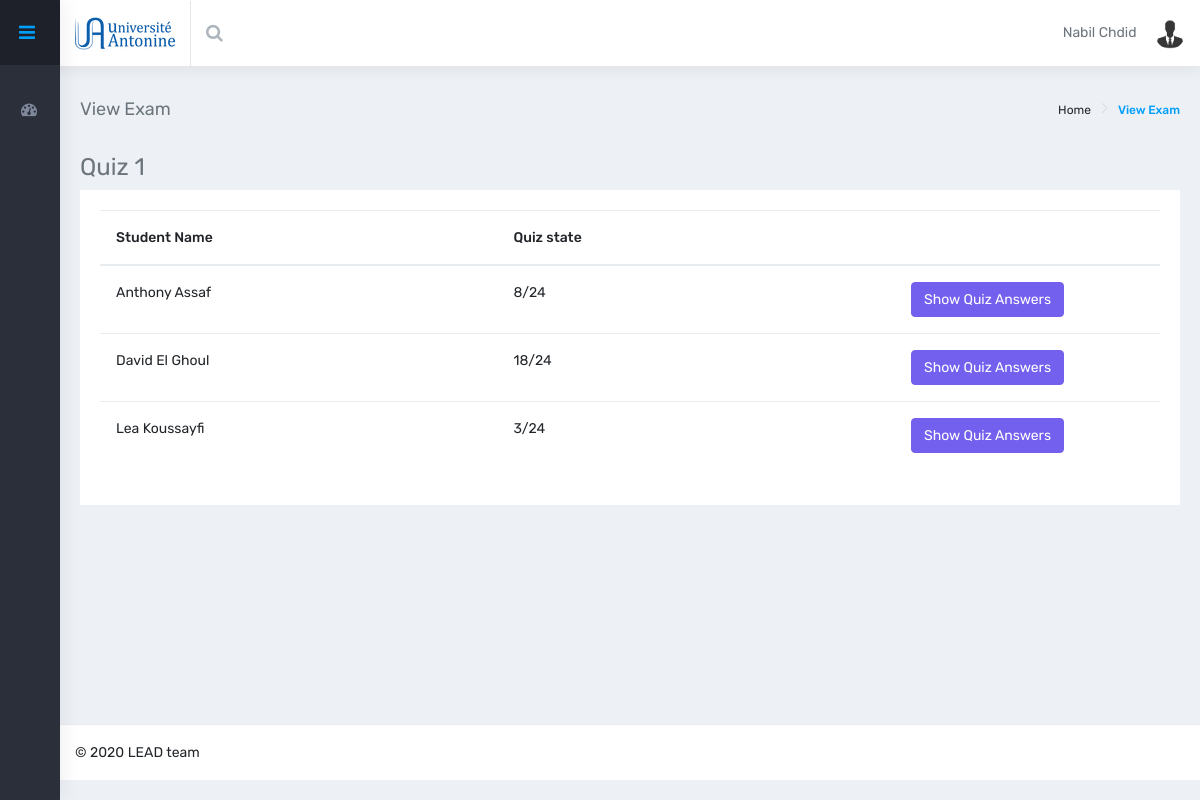
/PL/views/teacherListQuizEntries-page.php?quizId=2 (signed in), run on the app's committed database.
### tables this page shows
CREATE TABLE `exam` (
  `id` int(11) NOT NULL,
  `idClass` int(11) NOT NULL,
  `quizTitle` varchar(45) NOT NULL,
  `totalGrade` int(11) NOT NULL,
  `startDate` datetime NOT NULL,
  `endDate` datetime NOT NULL
);

CREATE TABLE `studentenrolledexam` (
  `id` int(11) NOT NULL,
  `idStudentEnrolled` int(11) NOT NULL,
  `idClassEnrolled` int(11) NOT NULL,
  `idExam` int(11) NOT NULL,
  `isCorrected` int(11) NOT NULL,
  `grade` int(11) DEFAULT NULL
);

CREATE TABLE `user` (
  `id` int(11) NOT NULL,
  `idRole` int(11) DEFAULT NULL,
  `idFaculty` int(11) DEFAULT NULL,
  `idStudentStatus` int(11) DEFAULT NULL,
  `idTeacherAcademicRank` int(11) DEFAULT NULL,
  `email` varchar(100) NOT NULL,
  `password` varchar(100) NOT NULL,
  `firstname` varchar(100) NOT NULL,
  `lastname` varchar(100) NOT NULL,
  `profileImageURL` varchar(100) NOT NULL DEFAULT 'default.jpg',
  `salt` varchar(6) NOT NULL,
  `isDeleted` tinyint(1) NOT NULL DEFAULT 0,
  `userID` int(11) NOT NULL
);

### DAL/quizRepository.php (called while the page is built, shortened)
<?php
$con = openCon();
function selectExam($examId){
    GLOBAL $con;
    $query = "SELECT * FROM `exam` WHERE `id`='$examId'";
    $results = mysqli_query($con, $query);
    if (mysqli_num_rows($results) == 1) {
        return mysqli_fetch_assoc($results);
    }
    return NULL;
}
function selectExamEntries($idExam){
    GLOBAL $con;
    $query = "SELECT * FROM `studentenrolledexam` WHERE `idExam`='$idExam'";
    $results = mysqli_query($con, $query);
    if (mysqli_num_rows($results) > 0) {
        $examEntries = array();
        while($row = mysqli_fetch_assoc($results)){
            array_push($examEntries, $row);
        }
        return $examEntries;
    }
    return array();
}
?>

### BLL/quizManager.php (called while the page is built, shortened)
<?php
include_once('../../DAL/quizRepository.php');
function getExamDetails($examId){
    return selectExam($examId);
}
function getExamEntries($idExam){
    return selectExamEntries($idExam);
}
?>

### DAL/userRepository.php (called while the page is built, shortened)
<?php
$con = openCon();
function selectStudentInformation($id){
    GLOBAL $con;
    $query = "SELECT * FROM `user` WHERE `id` = '$id'";
    $results = mysqli_query($con, $query);
    if (mysqli_num_rows($results) == 1) {
        return mysqli_fetch_assoc($results);
    }
    return NULL;
}
?>

### BLL/userManager.php (called while the page is built, shortened)
<?php
include('../../DAL/userRepository.php');
function getStudentInformation($id){
    return selectStudentInformation($id);
}
?>

### PL/views/teacherListQuizEntries-page.php (the view, shortened to what this page needs)
<?php
include_once('../../BLL/userManager.php');
include_once('../../BLL/quizManager.php');
?>
<!DOCTYPE html>
<html lang="en">
<head>
    <link rel="stylesheet" href="../assets/icons/font-awesome/css/font-awesome.css">
    <link href="../styles/style.css" rel="stylesheet">
    <link href="../styles/pages/studentDashboard-page.css" rel="stylesheet">
</head>
<body class="skin-default-dark fixed-layout">
    <div id="main-wrapper">
        <header class="topbar">
            <nav class="navbar top-navbar navbar-expand-md navbar-dark">
                <div class="navbar-header">
                    <a class="navbar-brand" href="index.php">
                        <b>
                            <img src="../assets/images/UAlogoName.png" alt="homepage" class="dark-logo" />
                        </b>
                    </a>
                </div>
                <div class="navbar-collapse">
                    <ul class="navbar-nav mr-auto">
                        <li class="nav-item search-box"> <a class="nav-link waves-effect waves-dark" href="javascript:void(0)"><i class="fa fa-search"></i></a>
                        </li>
                    </ul>
                    <ul class="navbar-nav my-lg-0">
                        <li class="nav-item dropdown"> <?php echo $_SESSION['fname']; ?> <?php echo $_SESSION['lname']; ?>
                            <a class="nav-link dropdown-toggle text-muted waves-effect waves-dark" href="" data-toggle="dropdown" aria-haspopup="true" aria-expanded="false"><img src="../assets/images/users/<?php echo $_SESSION['ppURL']?>" alt="user" class="img-circle" width="30"></a>
                        </li>
                    </ul>
                </div>
            </nav>
        </header>
        <aside class="left-sidebar">
            <div class="d-flex no-block nav-text-box align-items-center">
                <a class="waves-effect waves-dark ml-auto hidden-sm-down" href="javascript:void(0)"><i class="fa fa-bars fa-lg"></i></a>
            </div>
            <div class="scroll-sidebar">
                <nav class="sidebar-nav">
                    <ul id="sidebarnav">
                    <li> <a class="waves-effect waves-dark" href="teacherDashboard-page.php" aria-expanded="false"><i class="fa fa-tachometer"></i><span class="hide-menu">Dashboard</span></a></li>
                     </ul>
                </nav>
            </div>
        </aside>
        <div class="page-wrapper">
            <div class="container-fluid">
                <div class="row page-titles">
                    <div class="col-md-5 align-self-center">
                        <h4 class="text-themecolor">View Exam</h4>
                    </div>
                    <div class="col-md-7 align-self-center text-right">
                        <div class="d-flex justify-content-end align-items-center">
                            <ol class="breadcrumb">
                                <li class="breadcrumb-item"><a href="javascript:void(0)">Home</a></li>
                                <li class="breadcrumb-item active">View Exam</li>
                            </ol>
                        </div>
                    </div>
                </div>
                <?php
                $idExam = $_GET['quizId'];
                $examEntries = getExamEntries($idExam);
                $examDetails = getExamDetails($idExam);
                ?>
                <h3><?php echo $examDetails['quizTitle'] ?></h3>
                <div class="row">
                    <div class="col-12">
                        <div class="card">
                            <div class="card-body">
                                <table class="table">
                                    <thead>
                                        <tr>
                                            <th style="width:37.5%">Student Name</th>
                                            <th style="width:37.5%">Quiz state</th>
                                            <th></th>
                                        </tr>
                                    </thead>
                                    <tbody>
                                        <?php
                                        foreach ($examEntries as $examEntry) : ?>
                                            <tr>
                                                <td> <?php echo getStudentInformation($examEntry['idStudentEnrolled'])['firstname'] . " " . getStudentInformation($examEntry['idStudentEnrolled'])['lastname']; ?>
                                        </td>
                                                <td> <?php if ($examEntry['isCorrected']==0) :?> <label> Not corrected yet.</label>
                                                    <?php elseif ($examEntry['isCorrected']==1) : ?>   <label><?php echo $examEntry['grade']."/".getExamDetails($examEntry['idExam'])['totalGrade']?></label>
                                                    <?php endif;?>
                                                </td>
                                                <td> <a href="teacherViewStudentQuiz-page.php?quizId=<?php echo $examEntry['id'] ?>" type="button" class="btn btn-primary">
                                                        Show Quiz Answers</a></td>
                                            </tr>
                                        <?php endforeach ?>
                                    </tbody>
                                </table>
                            </div>
                        </div>
                    </div>
                </div>
            </div>
        </div>
    </div>
    <footer class="footer">
        © 2020 LEAD team</a>
    </footer>
</body>
</html>

### data on the page
exam: quizTitle "Quiz 1"
studentenrolledexam: idStudentEnrolled.firstname "Anthony", idStudentEnrolled.lastname "Assaf", grade "8", idExam.totalGrade "24"
studentenrolledexam: idStudentEnrolled.firstname "David", idStudentEnrolled.lastname "El Ghoul", grade "18", idExam.totalGrade "24"
studentenrolledexam: idStudentEnrolled.firstname "Lea", idStudentEnrolled.lastname "Koussayfi", grade "3", idExam.totalGrade "24"

### other printed values
$_SESSION['fname'] "Nabil"
$_SESSION['lname'] "Chdid"
